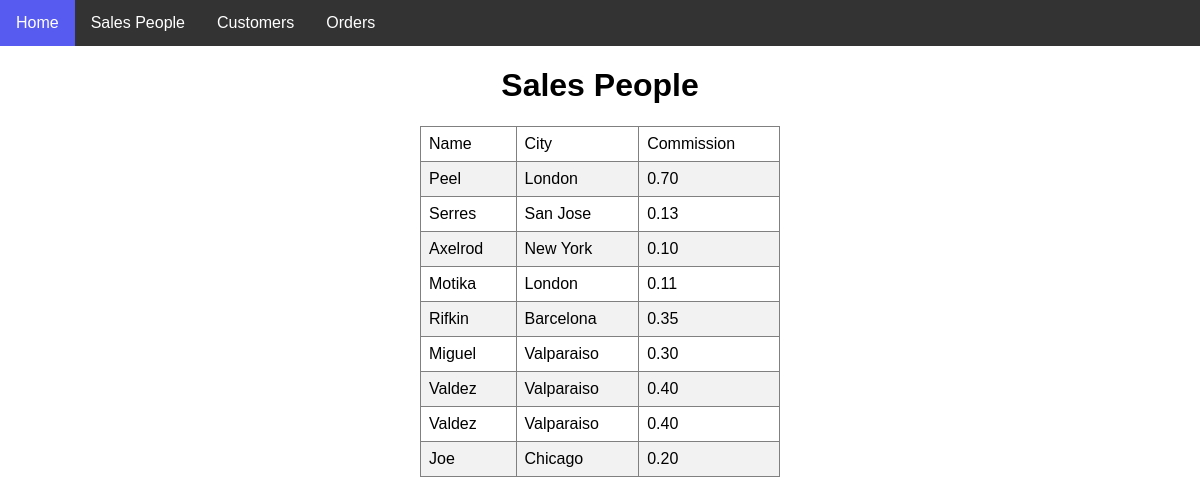
Page /salespeople.php on the committed database.
### tables this page shows
CREATE TABLE `salespeople` (
  `snum` int(11) NOT NULL,
  `sname` char(15) DEFAULT NULL,
  `city` char(15) DEFAULT NULL,
  `comm` decimal(3,2) DEFAULT NULL,
  `company_car` varchar(32) DEFAULT NULL,
  PRIMARY KEY (`snum`)
);

### www/salespeople.php (the view, shortened to what this page needs)
<?php include 'template.php' ?>
<h1>Sales People</h1>
<div id="content" align="center">
    <table border="1">
        <tr>
            <td>Name</td>
            <td>City</td>
            <td>Commission</td>
        </tr>
        <?php
        $query = "select * from salespeople";
        $res = @mysqli_query($db_connect, $query);
        if ($res) {
            while ($row = mysqli_fetch_array($res)) { ?>
                <tr>
                    <td><?php echo $row['sname']; ?></td>
                    <td><?php echo $row['city']; ?></td>
                    <td><?php echo $row['comm']; ?></td>
                </tr>
            <?php
                }
                ?>
    </table>
</div>
<?php
} else {
    echo "error";
    echo mysqli_error($db_connect);
}
?>

### www/style.css (style rules this page uses)
table { border-collapse: collapse; width: 30%; }
th, td { text-align: left; padding: 8px; font-family: "Arial"; }
tr:nth-child(even) { background-color: #f2f2f2; }

### rows in the picture
salespeople: sname "Peel", city "London", comm "0.70"
salespeople: sname "Serres", city "San Jose", comm "0.13"
salespeople: sname "Axelrod", city "New York", comm "0.10"
salespeople: sname "Motika", city "London", comm "0.11"
salespeople: sname "Rifkin", city "Barcelona", comm "0.35"
salespeople: sname "Miguel", city "Valparaiso", comm "0.30"
salespeople: sname "Valdez", city "Valparaiso", comm "0.40"
salespeople: sname "Valdez", city "Valparaiso", comm "0.40"
salespeople: sname "Joe", city "Chicago", comm "0.20"
